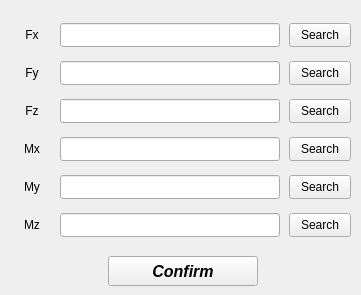
     <widget class="QWidget" name="tab_table_values">
      <attribute name="title">
       <string>Load tables</string>
      </attribute>
      <widget class="QWidget" name="gridLayoutWidget_2">
       <property name="geometry">
        <rect>
         <x>8</x>
         <y>14</y>
         <width>344</width>
         <height>235</height>
        </rect>
       </property>
       <layout class="QGridLayout" name="gridLayout_2">
        <property name="leftMargin">
         <number>5</number>
        </property>
        <property name="topMargin">
         <number>3</number>
        </property>
        <property name="bottomMargin">
         <number>0</number>
        </property>
        <property name="horizontalSpacing">
         <number>9</number>
        </property>
        <property name="verticalSpacing">
         <number>8</number>
        </property>
        <item row="0" column="1">
         <widget class="QLineEdit" name="lineEdit_path_table_Fx">
          <property name="enabled">
           <bool>true</bool>
          </property>
          <property name="minimumSize">
           <size>
            <width>220</width>
            <height>24</height>
           </size>
          </property>
          <property name="maximumSize">
           <size>
            <width>220</width>
            <height>24</height>
           </size>
          </property>
          <property name="font">
           <font>
            <pointsize>9</pointsize>
            <weight>50</weight>
            <bold>false</bold>
           </font>
          </property>
          <property name="alignment">
           <set>Qt::AlignCenter</set>
          </property>
         </widget>
        </item>
        <item row="1" column="1">
         <widget class="QLineEdit" name="lineEdit_path_table_Fy">
          <property name="enabled">
           <bool>true</bool>
          </property>
          <property name="minimumSize">
           <size>
            <width>220</width>
            <height>24</height>
           </size>
          </property>
          <property name="maximumSize">
           <size>
            <width>220</width>
            <height>24</height>
           </size>
          </property>
          <property name="font">
           <font>
            <pointsize>9</pointsize>
            <weight>50</weight>
            <bold>false</bold>
           </font>
          </property>
          <property name="alignment">
           <set>Qt::AlignCenter</set>
          </property>
         </widget>
        </item>
        <item row="0" column="0">
         <widget class="QLabel" name="label_Fx">
          <property name="enabled">
           <bool>true</bool>
          </property>
          <property name="minimumSize">
           <size>
            <width>38</width>
            <height>23</height>
           </size>
          </property>
          <property name="maximumSize">
           <size>
            <width>38</width>
            <height>23</height>
           </size>
          </property>
          <property name="text">
           <string>Fx</string>
          </property>
          <property name="alignment">
           <set>Qt::AlignCenter</set>
          </property>
         </widget>
        </item>
        <item row="3" column="2">
         <widget class="QToolButton" name="toolButton_load_Mx_table">
          <property name="enabled">
           <bool>true</bool>
          </property>
          <property name="sizePolicy">
           <sizepolicy hsizetype="Expanding" vsizetype="Fixed">
            <horstretch>0</horstretch>
            <verstretch>0</verstretch>
           </sizepolicy>
          </property>
          <property name="minimumSize">
           <size>
            <width>62</width>
            <height>24</height>
           </size>
          </property>
          <property name="maximumSize">
           <size>
            <width>62</width>
            <height>24</height>
           </size>
          </property>
          <property name="text">
           <string>Search</string>
          </property>
          <property name="checkable">
           <bool>false</bool>
          </property>
          <property name="autoRaise">
           <bool>false</bool>
          </property>
          <property name="arrowType">
           <enum>Qt::NoArrow</enum>
          </property>
         </widget>
        </item>
        <item row="5" column="1">
         <widget class="QLineEdit" name="lineEdit_path_table_Mz">
          <property name="enabled">
           <bool>true</bool>
          </property>
          <property name="minimumSize">
           <size>
            <width>220</width>
            <height>24</height>
           </size>
          </property>
          <property name="maximumSize">
           <size>
            <width>220</width>
            <height>24</height>
           </size>
          </property>
          <property name="font">
           <font>
            <pointsize>9</pointsize>
            <weight>50</weight>
            <bold>false</bold>
           </font>
          </property>
          <property name="alignment">
           <set>Qt::AlignCenter</set>
          </property>
         </widget>
        </item>
        <item row="4" column="2">
         <widget class="QToolButton" name="toolButton_load_My_table">
          <property name="enabled">
           <bool>true</bool>
          </property>
          <property name="sizePolicy">
           <sizepolicy hsizetype="Expanding" vsizetype="Fixed">
            <horstretch>0</horstretch>
            <verstretch>0</verstretch>
           </sizepolicy>
          </property>
          <property name="minimumSize">
           <size>
            <width>62</width>
            <height>24</height>
           </size>
          </property>
          <property name="maximumSize">
           <size>
            <width>62</width>
            <height>24</height>
           </size>
          </property>
          <property name="text">
           <string>Search</string>
          </property>
          <property name="checkable">
           <bool>false</bool>
          </property>
          <property name="autoRaise">
           <bool>false</bool>
          </property>
          <property name="arrowType">
           <enum>Qt::NoArrow</enum>
          </property>
         </widget>
        </item>
        <item row="1" column="0">
         <widget class="QLabel" name="label_Fy">
          <property name="enabled">
           <bool>true</bool>
          </property>
          <property name="minimumSize">
           <size>
            <width>38</width>
            <height>23</height>
           </size>
          </property>
          <property name="maximumSize">
           <size>
            <width>38</width>
            <height>23</height>
           </size>
          </property>
          <property name="text">
           <string>Fy</string>
          </property>
          <property name="alignment">
           <set>Qt::AlignCenter</set>
          </property>
         </widget>
        </item>
        <item row="4" column="1">
         <widget class="QLineEdit" name="lineEdit_path_table_My">
          <property name="enabled">
           <bool>true</bool>
          </property>
          <property name="minimumSize">
           <size>
            <width>220</width>
            <height>24</height>
           </size>
          </property>
          <property name="maximumSize">
           <size>
            <width>220</width>
            <height>24</height>
           </size>
          </property>
          <property name="font">
           <font>
            <pointsize>9</pointsize>
            <weight>50</weight>
            <bold>false</bold>
           </font>
          </property>
          <property name="alignment">
           <set>Qt::AlignCenter</set>
          </property>
         </widget>
        </item>
        <item row="0" column="2">
         <widget class="QToolButton" name="toolButton_load_Fx_table">
          <property name="enabled">
           <bool>true</bool>
          </property>
          <property name="sizePolicy">
           <sizepolicy hsizetype="Expanding" vsizetype="Fixed">
            <horstretch>0</horstretch>
            <verstretch>0</verstretch>
           </sizepolicy>
          </property>
          <property name="minimumSize">
           <size>
            <width>62</width>
            <height>24</height>
           </size>
          </property>
          <property name="maximumSize">
           <size>
            <width>62</width>
            <height>24</height>
           </size>
          </property>
          <property name="text">
           <string>Search</string>
          </property>
          <property name="checkable">
           <bool>false</bool>
          </property>
          <property name="autoRaise">
           <bool>false</bool>
          </property>
          <property name="arrowType">
           <enum>Qt::NoArrow</enum>
          </property>
         </widget>
        </item>
        <item row="5" column="0">
         <widget class="QLabel" name="label_Mz">
          <property name="enabled">
           <bool>true</bool>
          </property>
          <property name="minimumSize">
           <size>
            <width>38</width>
            <height>23</height>
           </size>
          </property>
          <property name="maximumSize">
           <size>
            <width>38</width>
            <height>23</height>
           </size>
          </property>
          <property name="text">
           <string>Mz</string>
          </property>
          <property name="alignment">
           <set>Qt::AlignCenter</set>
          </property>
         </widget>
        </item>
        <item row="3" column="1">
         <widget class="QLineEdit" name="lineEdit_path_table_Mx">
          <property name="enabled">
           <bool>true</bool>
          </property>
          <property name="minimumSize">
           <size>
            <width>220</width>
            <height>24</height>
           </size>
          </property>
          <property name="maximumSize">
           <size>
            <width>220</width>
            <height>24</height>
           </size>
          </property>
          <property name="font">
           <font>
            <pointsize>9</pointsize>
            <weight>50</weight>
            <bold>false</bold>
           </font>
          </property>
          <property name="alignment">
           <set>Qt::AlignCenter</set>
          </property>
         </widget>
        </item>
        <item row="5" column="2">
         <widget class="QToolButton" name="toolButton_load_Mz_table">
          <property name="enabled">
           <bool>true</bool>
          </property>
          <property name="sizePolicy">
           <sizepolicy hsizetype="Expanding" vsizetype="Fixed">
            <horstretch>0</horstretch>
            <verstretch>0</verstretch>
           </sizepolicy>
          </property>
          <property name="minimumSize">
           <size>
            <width>62</width>
            <height>24</height>
           </size>
          </property>
          <property name="maximumSize">
           <size>
            <width>62</width>
            <height>24</height>
           </size>
          </property>
          <property name="text">
           <string>Search</string>
          </property>
          <property name="checkable">
           <bool>false</bool>
          </property>
          <property name="autoRaise">
           <bool>false</bool>
          </property>
          <property name="arrowType">
           <enum>Qt::NoArrow</enum>
          </property>
         </widget>
        </item>
        <item row="2" column="1">
         <widget class="QLineEdit" name="lineEdit_path_table_Fz">
          <property name="enabled">
           <bool>true</bool>
          </property>
          <property name="minimumSize">
           <size>
            <width>220</width>
            <height>24</height>
           </size>
          </property>
          <property name="maximumSize">
           <size>
            <width>220</width>
            <height>24</height>
           </size>
          </property>
          <property name="font">
           <font>
            <pointsize>9</pointsize>
            <weight>50</weight>
            <bold>false</bold>
           </font>
          </property>
          <property name="alignment">
           <set>Qt::AlignCenter</set>
          </property>
         </widget>
        </item>
        <item row="2" column="0">
         <widget class="QLabel" name="label_Fz">
          <property name="enabled">
           <bool>true</bool>
          </property>
          <property name="minimumSize">
           <size>
            <width>38</width>
            <height>23</height>
           </size>
          </property>
          <property name="maximumSize">
           <size>
            <width>38</width>
            <height>23</height>
           </size>
          </property>
          <property name="text">
           <string>Fz</string>
          </property>
          <property name="alignment">
           <set>Qt::AlignCenter</set>
          </property>
         </widget>
        </item>
        <item row="2" column="2">
         <widget class="QToolButton" name="toolButton_load_Fz_table">
          <property name="enabled">
           <bool>true</bool>
          </property>
          <property name="sizePolicy">
           <sizepolicy hsizetype="Expanding" vsizetype="Fixed">
            <horstretch>0</horstretch>
            <verstretch>0</verstretch>
           </sizepolicy>
          </property>
          <property name="minimumSize">
           <size>
            <width>62</width>
            <height>24</height>
           </size>
          </property>
          <property name="maximumSize">
           <size>
            <width>62</width>
            <height>24</height>
           </size>
          </property>
          <property name="text">
           <string>Search</string>
          </property>
          <property name="checkable">
           <bool>false</bool>
          </property>
          <property name="autoRaise">
           <bool>false</bool>
          </property>
          <property name="arrowType">
           <enum>Qt::NoArrow</enum>
          </property>
         </widget>
        </item>
        <item row="3" column="0">
         <widget class="QLabel" name="label_Mx">
          <property name="enabled">
           <bool>true</bool>
          </property>
          <property name="minimumSize">
           <size>
            <width>38</width>
            <height>23</height>
           </size>
          </property>
          <property name="maximumSize">
           <size>
            <width>38</width>
            <height>23</height>
           </size>
          </property>
          <property name="text">
           <string>Mx</string>
          </property>
          <property name="alignment">
           <set>Qt::AlignCenter</set>
          </property>
         </widget>
        </item>
        <item row="4" column="0">
         <widget class="QLabel" name="label_My">
          <property name="enabled">
           <bool>true</bool>
          </property>
          <property name="minimumSize">
           <size>
            <width>38</width>
            <height>23</height>
           </size>
          </property>
          <property name="maximumSize">
           <size>
            <width>38</width>
            <height>23</height>
           </size>
          </property>
          <property name="text">
           <string>My</string>
          </property>
          <property name="alignment">
           <set>Qt::AlignCenter</set>
          </property>
         </widget>
        </item>
        <item row="1" column="2">
         <widget class="QToolButton" name="toolButton_load_Fy_table">
          <property name="enabled">
           <bool>true</bool>
          </property>
          <property name="sizePolicy">
           <sizepolicy hsizetype="Expanding" vsizetype="Fixed">
            <horstretch>0</horstretch>
            <verstretch>0</verstretch>
           </sizepolicy>
          </property>
          <property name="minimumSize">
           <size>
            <width>62</width>
            <height>24</height>
           </size>
          </property>
          <property name="maximumSize">
           <size>
            <width>62</width>
            <height>24</height>
           </size>
          </property>
          <property name="text">
           <string>Search</string>
          </property>
          <property name="checkable">
           <bool>false</bool>
          </property>
          <property name="autoRaise">
           <bool>false</bool>
          </property>
          <property name="arrowType">
           <enum>Qt::NoArrow</enum>
          </property>
         </widget>
        </item>
       </layout>
      </widget>
      <widget class="QPushButton" name="pushButton_table_values_confirm">
       <property name="geometry">
        <rect>
         <x>108</x>
         <y>256</y>
         <width>150</width>
         <height>30</height>
        </rect>
       </property>
       <property name="maximumSize">
        <size>
         <width>150</width>
         <height>30</height>
        </size>
       </property>
       <property name="sizeIncrement">
        <size>
         <width>150</width>
         <height>30</height>
        </size>
       </property>
       <property name="font">
        <font>
         <family>Arial</family>
         <pointsize>12</pointsize>
         <weight>75</weight>
         <italic>true</italic>
         <bold>true</bold>
        </font>
       </property>
       <property name="text">
        <string>Confirm</string>
       </property>
      </widget>
     </widget>
